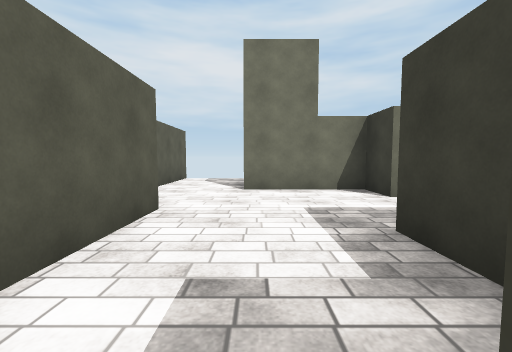
[1] (above)

20 first-person views from a walk through a scene from a Unity 3-D project. The camera is 1.3 m above the floor, tilts 4° down and sees 90° across. The floor is counted in squares, 2 m on a side. Each view is taken from the middle of a square. On the plan, view 1 faces up. The plan holds only what a view shows up to about 9 squares ahead; the rest is blank. The place goes on beyond the plan. The player character is not drawn. Surface patterns are stand-ins for the level's own textures.

[2]
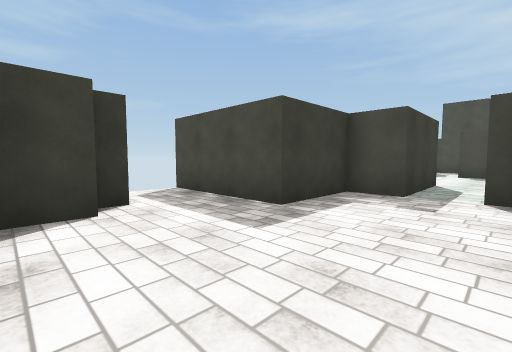

[3]
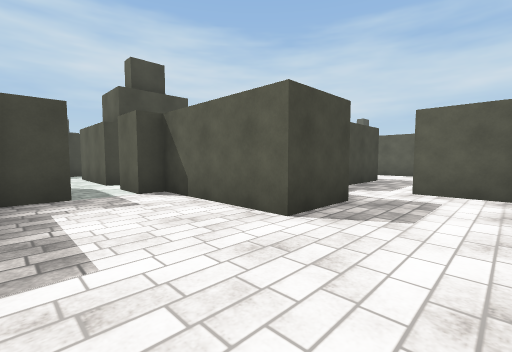

[4]
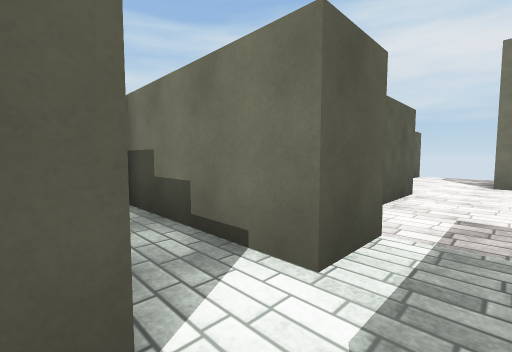

[5]
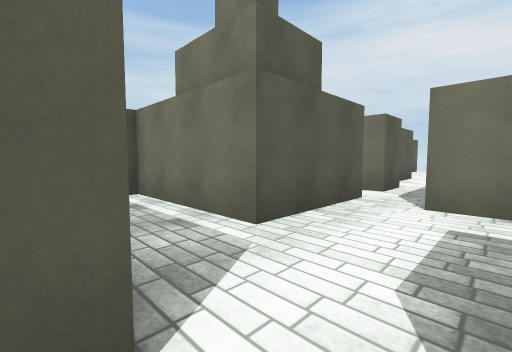

[6]
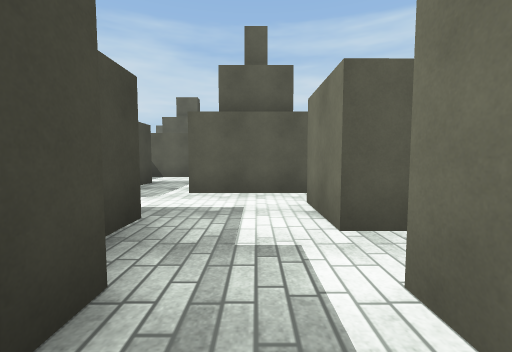

[7]
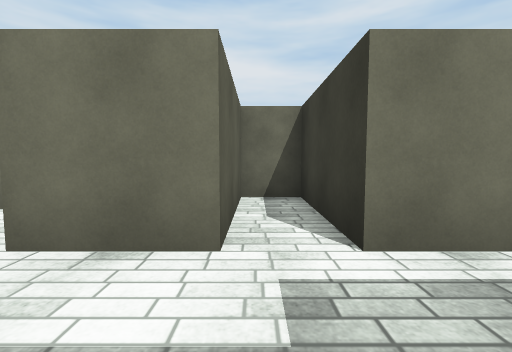

[8]
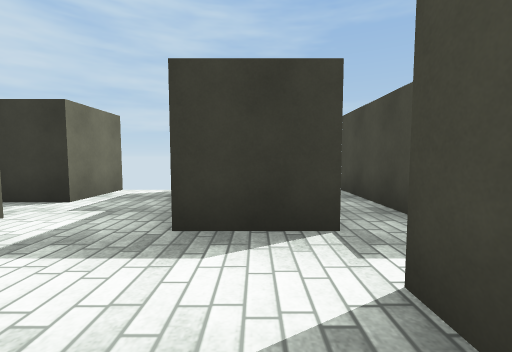

[9]
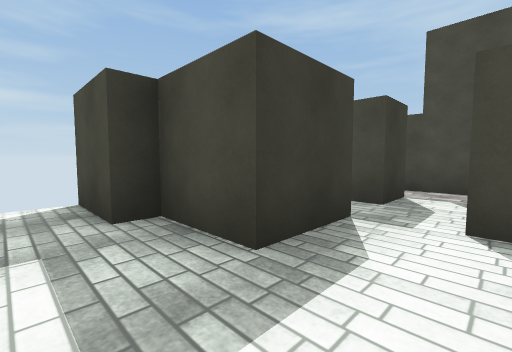

[10]
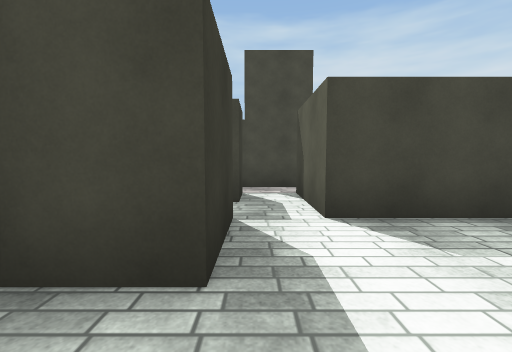

[11]
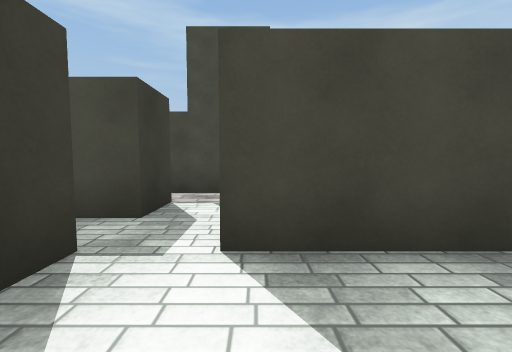

[12]
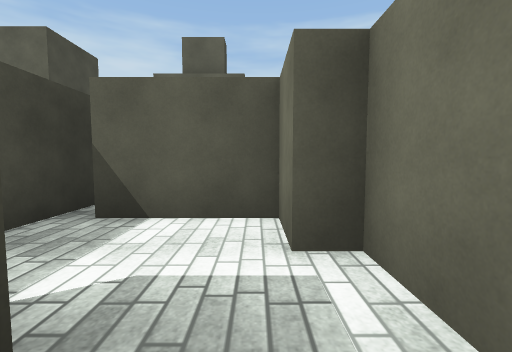

[13]
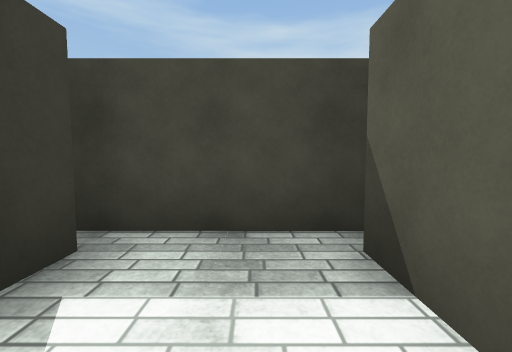

[14]
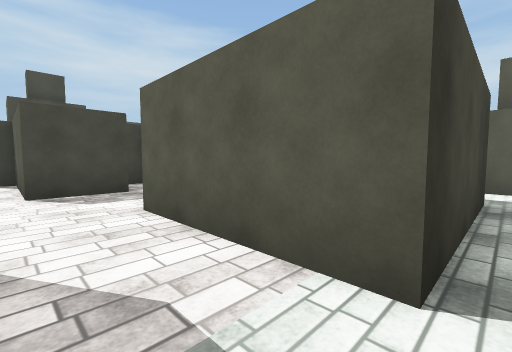

[15]
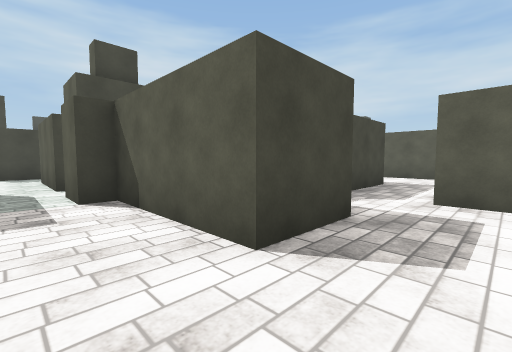

[16]
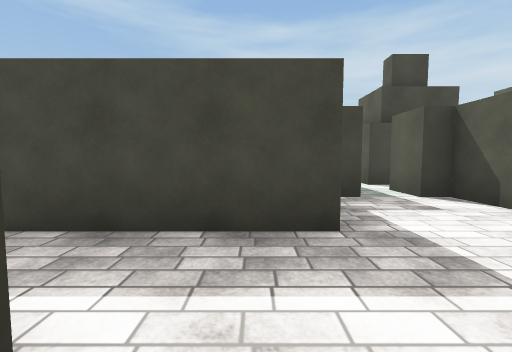

[17]
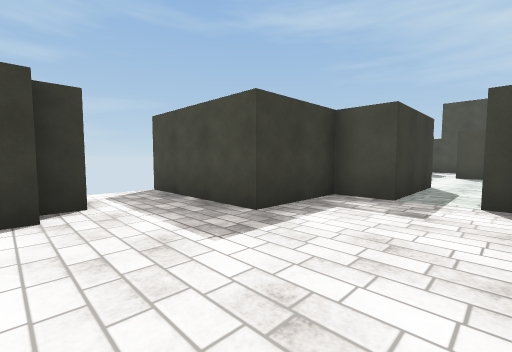

[18]
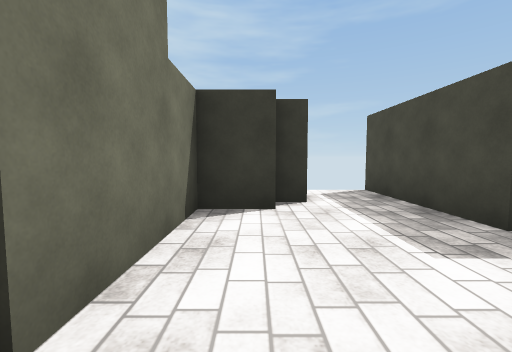

[19]
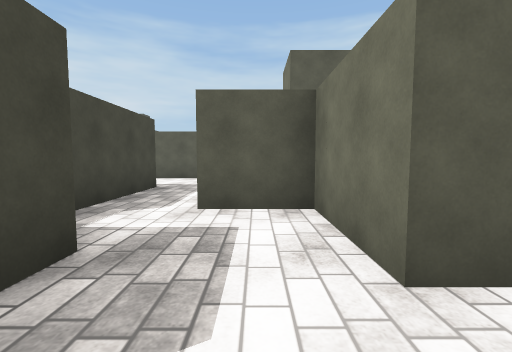

[20]
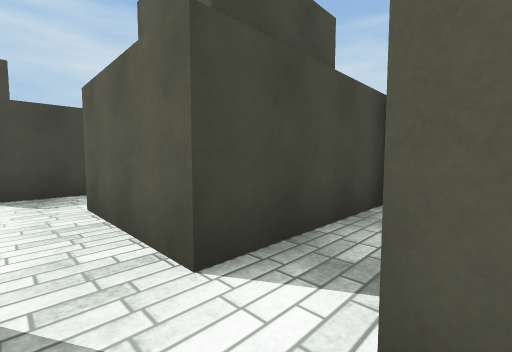

### Floor plan
Key: @ floor where view 1 was taken; # wall or solid block; . floor.
Columns run from 10 left of view 1 to 4 right of it. Each row starts with its distance up from view 1.
  8        #...
  7        #...
  6        #..####
  5      #.......#
  4      #.......#
  3 # ......#......
  2 # ..##  #...###
  1         #..###
  0       ####@#.#
 -1       #....#.#
 -2          #.#.##
 -3          #.....
 -4      #####...##
 -5      #......##
 -6      #..###...
 -7   #.......#.###
 -8      ###....
 -9       ##..###
-10      ###..####
-11      #.......#
-12   .............
-13 #.......#......
-14 #.. #####...###
-15         #..##
-16         ##.#
-17       #....#
-18       ####.
-19          #.
-20          ...
-21          ...
-22          ##

Positions as (right, up) in squares from view 1, and headings:
1: (0, 0), facing up
2: (-1, 5), facing down-right
3: (1, 5), facing down-left
4: (0, -2), facing up-left
5: (1, -6), facing up-left
6: (4, -3), facing left
7: (2, -4), facing up
8: (-1, -5), facing right
9: (0, -3), facing down-right
10: (1, -3), facing down
11: (0, -4), facing down
12: (-2, -5), facing left
13: (-4, -5), facing down
14: (-1, -7), facing down-left
15: (0, -11), facing down-left
16: (2, -11), facing down
17: (-1, -11), facing down-right
18: (-1, -11), facing right
19: (-1, -11), facing left
20: (0, -16), facing down-left
